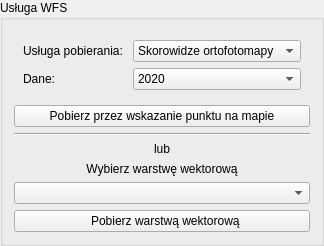
         <widget class="QgsCollapsibleGroupBox" name="wfs_groupBox">
          <property name="title">
           <string>Usługa WFS</string>
          </property>
          <property name="collapsed">
           <bool>true</bool>
          </property>
          <layout class="QVBoxLayout" name="verticalLayout">
           <item>
            <widget class="QWidget" name="widget" native="true">
             <layout class="QFormLayout" name="formLayout">
              <item row="0" column="0">
               <widget class="QLabel" name="label_16">
                <property name="text">
                 <string>Usługa pobierania: </string>
                </property>
               </widget>
              </item>
              <item row="0" column="1">
               <widget class="QComboBox" name="wfs_service_cmbbx">
                <item>
                 <property name="text">
                  <string>Skorowidze ortofotomapy</string>
                 </property>
                </item>
               </widget>
              </item>
              <item row="1" column="0">
               <widget class="QLabel" name="label_19">
                <property name="text">
                 <string>Dane: </string>
                </property>
               </widget>
              </item>
              <item row="1" column="1">
               <widget class="QComboBox" name="wfs_layer_cmbbx">
                <item>
                 <property name="text">
                  <string>2020</string>
                 </property>
                </item>
               </widget>
              </item>
             </layout>
            </widget>
           </item>
           <item>
            <widget class="QPushButton" name="wfs_capture_btn">
             <property name="text">
              <string>Pobierz przez wskazanie punktu na mapie</string>
             </property>
             <property name="icon">
              <iconset>
               <normaloff>:/plugins/pobieracz_danych_gugik/img/icon.png</normaloff>:/plugins/pobieracz_danych_gugik/img/icon.png</iconset>
             </property>
            </widget>
           </item>
           <item>
            <widget class="Line" name="line">
             <property name="orientation">
              <enum>Qt::Horizontal</enum>
             </property>
            </widget>
           </item>
           <item>
            <widget class="QLabel" name="label_15">
             <property name="text">
              <string>lub</string>
             </property>
             <property name="alignment">
              <set>Qt::AlignCenter</set>
             </property>
            </widget>
           </item>
           <item>
            <widget class="QLabel" name="label_2">
             <property name="text">
              <string>Wybierz warstwę wektorową</string>
             </property>
             <property name="alignment">
              <set>Qt::AlignCenter</set>
             </property>
            </widget>
           </item>
           <item>
            <widget class="QgsMapLayerComboBox" name="wfs_mapLayerComboBox"/>
           </item>
           <item>
            <widget class="QPushButton" name="wfs_fromLayer_btn">
             <property name="text">
              <string>  Pobierz warstwą wektorową</string>
             </property>
            </widget>
           </item>
          </layout>
         </widget>
